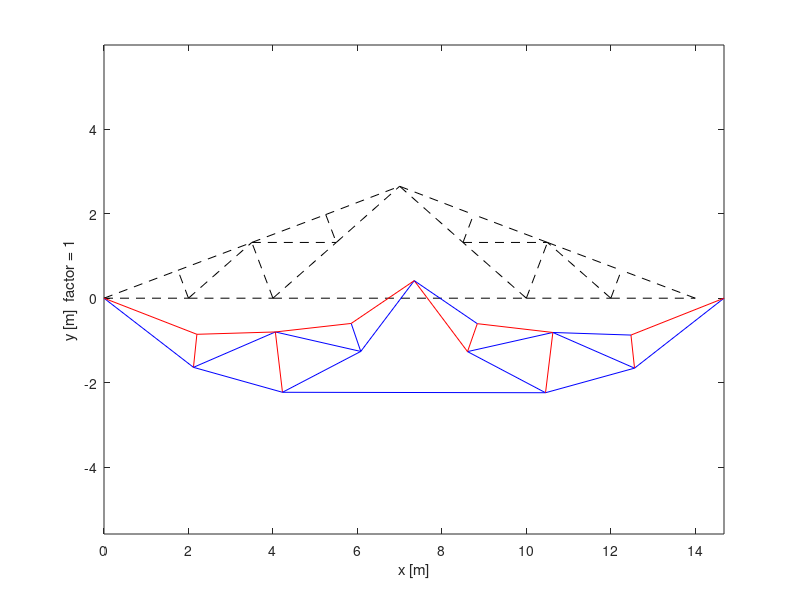
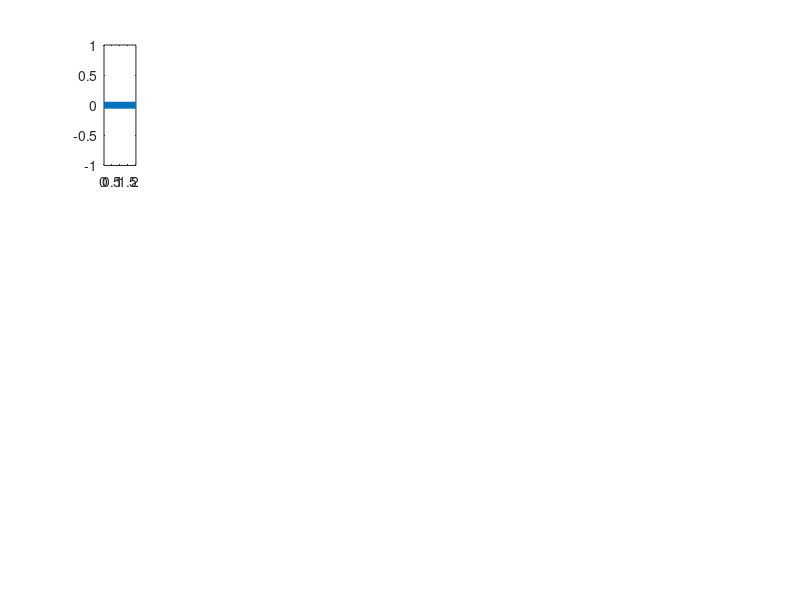

MATLAB code to generate these figures, in order: (Note: this script raises an error after producing the figures.)
%% ANALISIS ESTRUCTURAL AVANZADO ANALISIS DE CERCHA
%
% Franklin Andres Lizarazo Muñoz
%
%-------------------------------------------------------------------------

%% Geometría
E  = 2e5;         % kPa
A  = 0.001536;       % m^2a  = [0 0 0 0 0 20.7 110.7 41.4 110.7 41.4 180-41.4 69.3 180-41.4 69.3 180-20.7 20.7 0 0 180-20.7 20.7 110.7 41.4 180-41.4 69.3 180-20.7 20.7 180-20.7];

ba = 27;          % Numero de barras
j  = 15;          % Numero de nodos

% Se define la longitud de cada barra manualmente [en m]
le = [2 2 6 2 2 1.87 0.71 2 1.41 2 2 1.41 2 0.71 1.87 1.87 2 2 1.87 1.87 0.71 2 2 0.71 1.87 1.87 1.87];

% Se define la inclinación de cada barra manualmente [en °]
a  = [0 0 0 0 0 20.7 110.7 41.4 110.7 41.4 180-41.4 69.3 180-41.4 69.3 180-20.7 20.7 0 0 180-20.7 20.7 110.7 41.4 180-41.4 69.3 180-20.7 20.7 180-20.7];

% Se ubican las cargas en los nodos especificados en la dirección dada[en kN]
%     x1 y1 ...
P  = [0 -60 0 0 0 0 0 0 0 0 0 -60 0 -120 -41.63 -112.55 0 -180 0 0 0 0 0 -180 84.83 -224.51 0 -240 0 -300]';

% Se define la topología de los elementos
IJ = [1 2; 2 3; 3 4; 4 5; 5 6; 1 7; 2 7; 2 9; 3 9; 3 10; 4 11; 4 12; 5 12; 5 8; 6 8; 7 9; 9 10; 11 12; 12 8; 9 13; 13 10; 10 15; 15 11; 11 14; 12 14; 13 15; 15 14];

% Se define la matriz con los grados de libertad de cada barra
gdl=zeros(ba,4);
for e=1:ba
   gdl(e,:)=[2*IJ(e,1)-1 2*IJ(e,1) 2*IJ(e,2)-1 2*IJ(e,2)];
end

%% Calcular la matriz k local

% Se definen unos acumuladores para usar datos mas adelante
[eta_acu, mu_acu, K_acu, k_acu, T_acu] = deal(cell(1,ba));

% Se separa el espacio de la matriz K global
K = zeros(j*2);

% Se calculan los ke locales, se guardan en los acumuladores y se ensabla
% la matriz global K
for x=1:ba
    ke   = E*A/le(x)*[ 1 0 -1 0
                       0 0  0 0
                      -1 0  1 0
                       0 0  0 0]; k_acu{x} = ke;
                 
    %Se extrae el angulo del elemento e del vector de angulos
    beta = a(x);
    eta  = cosd(beta); eta_acu{x} = eta;      
    mu   = sind(beta); mu_acu{x}  = mu;
    
    %Se define la matriz de transformación
    Te   = [ eta  mu   0   0
             -mu eta   0   0
               0   0 eta  mu
               0   0 -mu eta]; T_acu{x} = Te;
           
    Ke   = Te'*ke*Te; K_acu{x} = Ke;
    ge   = gdl(x,:);
    
    K(ge,ge) = K(ge,ge)+Ke;   
end

%% Grados de Libertad Restringidos y libres
a = [1 2 12];   b = setdiff(1:2*j,a);

Kaa = K(a,a);     Kab = K(a,b);
Kba = K(b,a);     Kbb = K(b,b);

Pb  = P(b);

% Se resuelve el sistema de ecuaciones
Db   = Kbb\Pb;
D    = zeros(j*2,1);
D(b) = Db;

Pa   = Kab*Db;

%% Tensiones en cada elemento
sigma = zeros(1,ba);

for x = 1:ba
    ge       = D(gdl(x,:));
    sigmae   = E*[-eta_acu{x} -mu_acu{x} eta_acu{x} mu_acu{x}]*ge/le(x);
    sigma(x) = sigma(x)+sigmae;
end

%% Fuerzas al interior de cada elemento
[P, p]  = deal(cell(ba,1));

for e = 1:ba
   De   = D(gdl(e,:));
   p{e} = k_acu{e}*T_acu{e}*De;
   P{e} = K_acu{e}*De;
end

%% Graficar

% Se define la posición de cada uno de los nodos
XY = [ 0 0; 2 0; 4 0; 10 0; 12 0; 14 0; 1.75 0.66; 14-1.75 0.66; 3.5 1.32; 5.5 1.32; 14-5.5 1.32; 14-3.5 1.32; 3*1.75 1.98; 14-3*1.75 1.98; 7 2.65];
 
XYdef = zeros(size(XY));
fac   = 0.01;
c     = 0;
for i = 1:j
    c          = c+1;
    XYdef(i,1) = XY(i,1)+fac*D(c);
    c          = c+1;
    XYdef(i,2) = XY(i,2)+fac*D(c);
end

% Se grafican la estructura y su deformada
figure
for e = 1:ba
    Q    = [XY(IJ(e,1),1)     XY(IJ(e,1),2);...
            XY(IJ(e,2),1)     XY(IJ(e,2),2)];
        
    Qdef = [XYdef(IJ(e,1),1)  XYdef(IJ(e,1),2);...
            XYdef(IJ(e,2),1)  XYdef(IJ(e,2),2)];
        
    if sigma(e)>0
        plot(Q(:,1),Q(:,2),'k--',Qdef(:,1),Qdef(:,2),'b')
    else
        plot(Q(:,1),Q(:,2),'k--',Qdef(:,1),Qdef(:,2),'r')
    end
    hold on
end
xlabel('x [m]')
ylabel('y [m]  factor = 1')
axis equal

% Se grafican las fuerzas axiales
figure
for e = 1:ba
    subplot(3,9,e)
    plot([0 le(e)],[0 0],'lineWidth',5)
    title('Barra',e)
    hold on
    plot([0 0 le(e) le(e)],[0 p{e}(3) p{e}(3) 0])
    text(le(e)/5,   p{e}(3)/2,   num2str(p{e}(3)),'FontSize',18);
end

%% Extraigo tablas resumen
bar = 1:ba;
a   = 1:j;

[Axial, Cortante] = deal(zeros(ba,1));

for e = 1:ba
    Axial(e)    = p{e}(3);
    Cortante(e) = p{e}(2);
end

T1  = table(bar', sigma', Axial, Cortante, zeros(27,1),...
     'VariableNames',{'Barra','Esfuerzo','F Axial','F Cortante','Momento'});

[Dx, Dy]  = deal(zeros(j,1));
c         = 0;

for e     = 1:2:2*j
    c     = c+1;
    Dx(c) = D(e);
    Dy(c) = D(e+1);
end

T2 = table(a',Dx, Dy,'VariableNames',{'Nodo','Desp. X','Desp. Y'});
